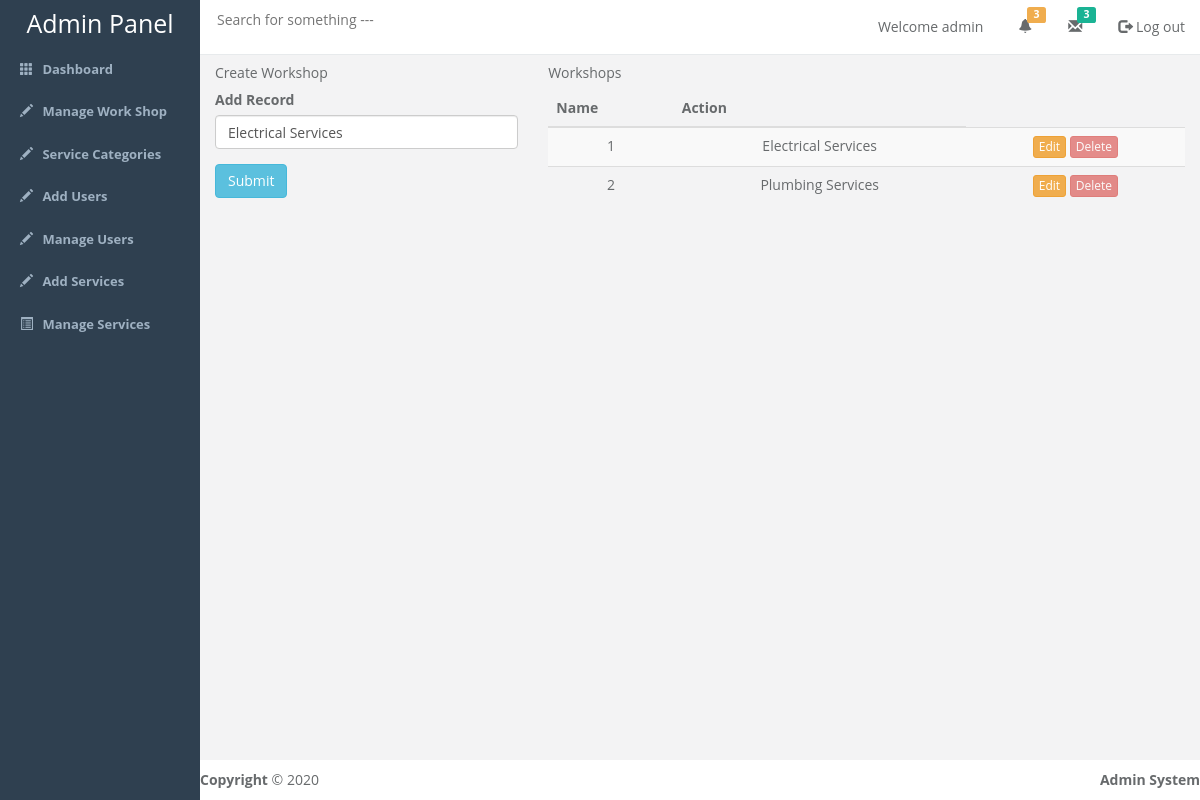
The app's page /editworkshop.php?id=17 with its own data.
### tables this page shows
CREATE TABLE IF NOT EXISTS `workshop` (
  `id` int(11) NOT NULL AUTO_INCREMENT,
  `title` varchar(100) NOT NULL,
  `location` varchar(110) NOT NULL,
  `image` text NOT NULL,
  PRIMARY KEY (`id`)
);

### editworkshop.php (the view, shortened to what this page needs)
<?php
  require_once 'header.php';
  if(isset($_GET) & !empty($_GET)){
    $id = $_GET['id'];
  }else{
    header('location: workshop.php');
  }
?>
            <div class="row">
            	<div class="col-md-4 dashboard-left-cell">
            		<div class="admin-content-con">
            			<header>
            				<h5>Create Workshop</h5>
            			</header>
            			<form action="" method="post">
            				<div class="form-group">
            					<label>Add Record</label>
            					<?php
          $sql = "SELECT * FROM workshop WHERE id=$id";
          $res = mysqli_query($con, $sql);
          $r = mysqli_fetch_assoc($res);
        ?>
          <input type="text" class="form-control" name="categoryname" id="Categoryname" placeholder="Workshop Name" value="<?php echo $r['title'];  ?>">
            				</div>
                    <button type="submit" class="btn btn-info">Submit</button>
            			</form>
            		</div>
            	</div>
            	<div class="col-md-8 dashboard-right-cell">
            		<div class="admin-content-con">
            			<header>
            				<h5>Workshops</h5>
            			</header>
            			<table class="table table-striped table-hover">
            				<thead>
            					<tr>
            						<th>Name</th>
            						<th>Action</th>
            					</tr>
            				</thead>
            				<tbody>
                      <?php
  include("config/db.php");
  $get_cat = "select * from workshop";
  $run_cat = mysqli_query($con, $get_cat);
  $i = 0;
  while ($row_cat=mysqli_fetch_array($run_cat)){
    $cat_id = $row_cat['id'];
    $cat_title = $row_cat['title'];
    $i++;
  ?>
  <tr align="center">
    <td><?php echo $i;?></td>
    <td><?php echo $cat_title;?></td>
    <td><a class="btn btn-xs btn-warning" href="index.php?edit_cat=<?php echo $cat_id; ?>">Edit</a>
    <a  class="btn btn-xs btn-danger disabled" href="delete_cat.php?delete_cat=<?php echo $cat_id;?>">Delete</a></td>
  </tr>
  <?php } ?>
            				</tbody>
            			</table>
            		</div>
            	</div>
            </div>
        <div class="row">
          <footer id="admin-footer" class="cle">
            <div class="pull-left">
              <b>Copyright </b>&copy; 2020
            </div>
            <div class="pull-right">
              <b>Admin System</b>
            </div>
          </footer>
        </div>
        </div>
      </div>
    </div>
	</body>
</html>

### css/custom.css (style rules this page uses)
html, body { font-family: "open sans", "helvetica Neue",helvetica, Arial, sans-serif; background-color: #f3f3f4; color: #676a6c; height: 100%; }
#admin-footer { position: absolute; width: 100%; bottom: 0px; background-color: #fff; padding: 10px 0px; }

### records on screen
workshop: categoryname "Electrical Services", title "Electrical Services"
workshop: title "Plumbing Services"
